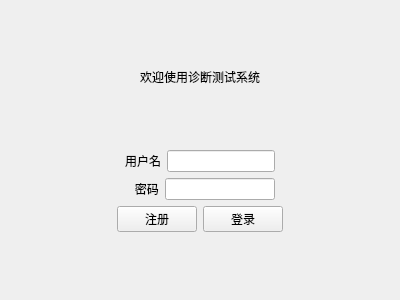
<?xml version="1.0" encoding="UTF-8"?>
<ui version="4.0">
 <class>LoginView</class>
 <widget class="QWidget" name="LoginView">
  <property name="geometry">
   <rect>
    <x>0</x>
    <y>0</y>
    <width>400</width>
    <height>300</height>
   </rect>
  </property>
  <property name="windowTitle">
   <string>登录</string>
  </property>
  <layout class="QVBoxLayout" name="verticalLayout_2">
   <item>
    <spacer name="verticalSpacer">
     <property name="orientation">
      <enum>Qt::Orientation::Vertical</enum>
     </property>
     <property name="sizeHint" stdset="0">
      <size>
       <width>20</width>
       <height>58</height>
      </size>
     </property>
    </spacer>
   </item>
   <item>
    <widget class="QLabel" name="label">
     <property name="text">
      <string>欢迎使用诊断测试系统</string>
     </property>
     <property name="alignment">
      <set>Qt::AlignmentFlag::AlignCenter</set>
     </property>
    </widget>
   </item>
   <item>
    <spacer name="verticalSpacer_2">
     <property name="orientation">
      <enum>Qt::Orientation::Vertical</enum>
     </property>
     <property name="sizeHint" stdset="0">
      <size>
       <width>20</width>
       <height>59</height>
      </size>
     </property>
    </spacer>
   </item>
   <item>
    <layout class="QHBoxLayout" name="horizontalLayout_4">
     <item>
      <spacer name="horizontalSpacer">
       <property name="orientation">
        <enum>Qt::Orientation::Horizontal</enum>
       </property>
       <property name="sizeHint" stdset="0">
        <size>
         <width>40</width>
         <height>20</height>
        </size>
       </property>
      </spacer>
     </item>
     <item>
      <layout class="QVBoxLayout" name="verticalLayout">
       <item>
        <layout class="QHBoxLayout" name="horizontalLayout">
         <item>
          <widget class="QLabel" name="label_2">
           <property name="text">
            <string>用户名</string>
           </property>
          </widget>
         </item>
         <item>
          <widget class="QLineEdit" name="inputUserName"/>
         </item>
        </layout>
       </item>
       <item>
        <layout class="QHBoxLayout" name="horizontalLayout_2">
         <item>
          <widget class="QLabel" name="label_3">
           <property name="text">
            <string>   密码</string>
           </property>
          </widget>
         </item>
         <item>
          <widget class="QLineEdit" name="inputUserPassword">
           <property name="echoMode">
            <enum>QLineEdit::EchoMode::Password</enum>
           </property>
          </widget>
         </item>
        </layout>
       </item>
      </layout>
     </item>
     <item>
      <spacer name="horizontalSpacer_2">
       <property name="orientation">
        <enum>Qt::Orientation::Horizontal</enum>
       </property>
       <property name="sizeHint" stdset="0">
        <size>
         <width>40</width>
         <height>20</height>
        </size>
       </property>
      </spacer>
     </item>
    </layout>
   </item>
   <item>
    <layout class="QHBoxLayout" name="horizontalLayout_5">
     <item>
      <spacer name="horizontalSpacer_3">
       <property name="orientation">
        <enum>Qt::Orientation::Horizontal</enum>
       </property>
       <property name="sizeHint" stdset="0">
        <size>
         <width>40</width>
         <height>20</height>
        </size>
       </property>
      </spacer>
     </item>
     <item>
      <layout class="QHBoxLayout" name="horizontalLayout_3">
       <item>
        <widget class="QPushButton" name="btSignUp">
         <property name="text">
          <string>注册</string>
         </property>
        </widget>
       </item>
       <item>
        <widget class="QPushButton" name="btSignIn">
         <property name="text">
          <string>登录</string>
         </property>
        </widget>
       </item>
      </layout>
     </item>
     <item>
      <spacer name="horizontalSpacer_4">
       <property name="orientation">
        <enum>Qt::Orientation::Horizontal</enum>
       </property>
       <property name="sizeHint" stdset="0">
        <size>
         <width>40</width>
         <height>20</height>
        </size>
       </property>
      </spacer>
     </item>
    </layout>
   </item>
   <item>
    <spacer name="verticalSpacer_3">
     <property name="orientation">
      <enum>Qt::Orientation::Vertical</enum>
     </property>
     <property name="sizeHint" stdset="0">
      <size>
       <width>20</width>
       <height>58</height>
      </size>
     </property>
    </spacer>
   </item>
  </layout>
 </widget>
 <resources/>
 <connections/>
</ui>
